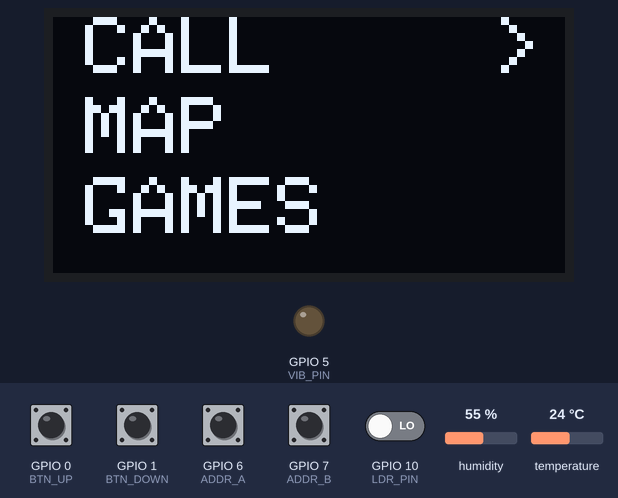
Recording of a sketch running on a simulated ESP32-S3. On the bench: 128×64 one-colour display, output pins drawn as LEDs (lit = HIGH). The inputs (shaded band) are chosen by the test bench; at power-on: GPIO 1 (BTN_DOWN), GPIO 6 (ADDR_A), GPIO 7 (ADDR_B) HIGH, GPIO 0 (BTN_UP), GPIO 10 (LDR_PIN) LOW, humidity 55 %, temperature 24 °C. Random numbers use the default seed unless the sketch sets one.

Above: at 2.7 s.
2.8 s: GPIO 7 (ADDR_B) pulled LOW for 1 s
At 2.99 s:
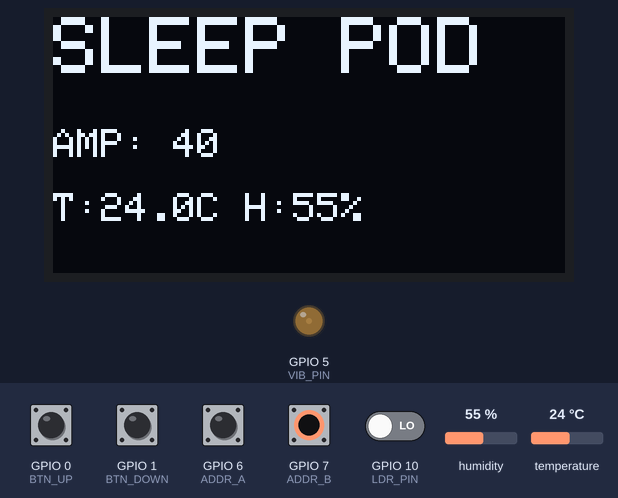
5.3 s: GPIO 6 (ADDR_A) pulled LOW for 0.15 s
At 5.42 s:
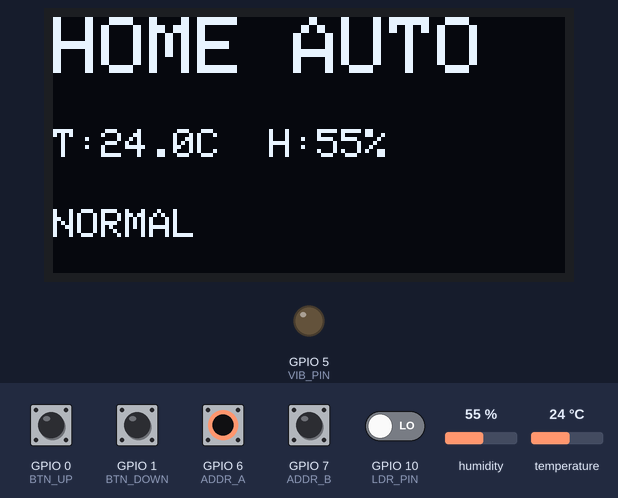
6.9 s: GPIO 0 (BTN_UP) pulled HIGH for 0.15 s
At 7.6 s:
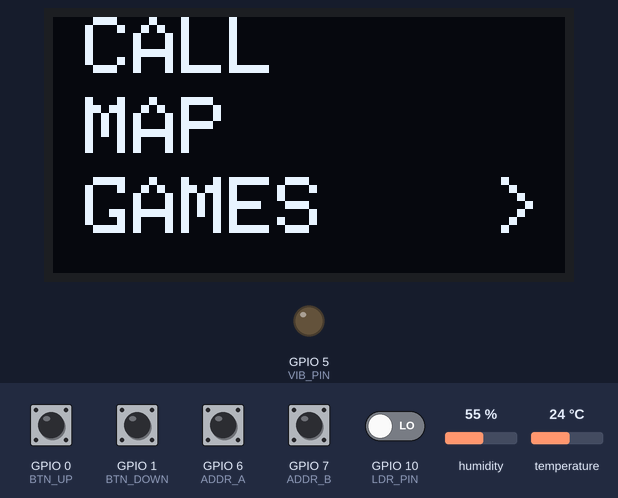
8.5 s: GPIO 1 (BTN_DOWN) pulled LOW for 1 s
At 10.0 s:
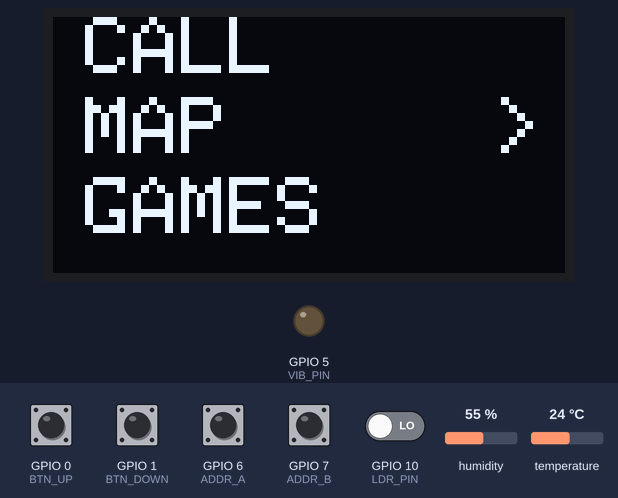
11.0 s: GPIO 7 (ADDR_B) pulled LOW for 0.15 s
12.6 s: GPIO 0 (BTN_UP) pulled HIGH for 1 s
At 12.74 s:
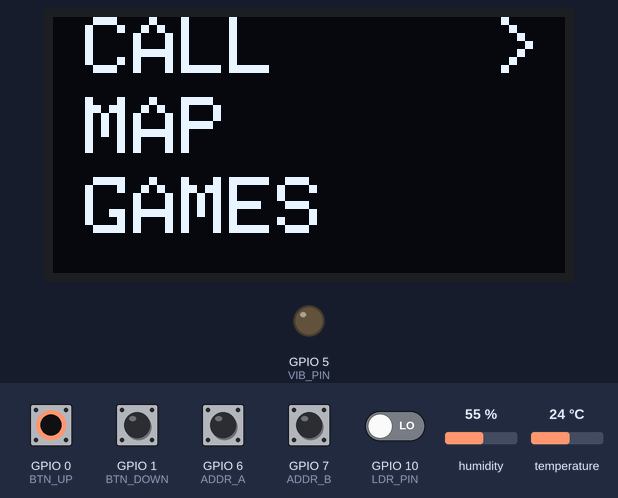
Timing chart, 0 to 15.6 s (numbered marks = the images above; inputs shaded):
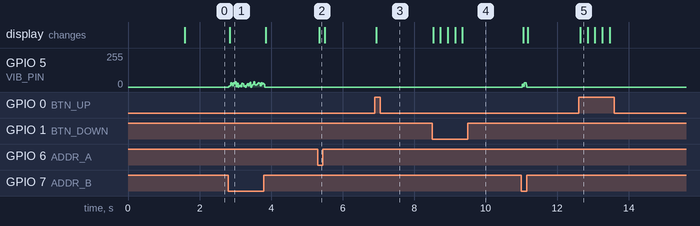

The sketch:

DOCK32.ino
```cpp
#include <Wire.h>
#include <Adafruit_GFX.h>
#include <Adafruit_SSD1306.h>
#include <DHT.h>

// ================= OLED =================
#define SCREEN_WIDTH 128
#define SCREEN_HEIGHT 64
#define OLED_ADDR 0x3C
#define SDA_PIN 8
#define SCL_PIN 9

Adafruit_SSD1306 display(SCREEN_WIDTH, SCREEN_HEIGHT, &Wire, -1);

// ================= BUTTONS =================
#define BTN_UP      0   // INPUT_PULLDOWN → HIGH
#define BTN_DOWN    1   // INPUT_PULLUP → LOW
#define BTN_SELECT  2   // INPUT_PULLUP → LOW (reserved)

// ================= ADDRESS PINS =================
#define ADDR_A 6   // NEW LOGIC
#define ADDR_B 7

// ================= SHARED SENSOR PINS =================
#define DHTPIN   3
#define VIB_PIN  5
#define LDR_PIN  10   // DIGITAL LDR

// ================= BUZZER =================
#define BUZZER_1 5
#define PWM_FREQ 200
#define PWM_RES 8

// ================= MODES =================
enum Mode {
  MODE_MENU,
  MODE_SLEEP_POD,
  MODE_HOME_AUTO
};

Mode currentMode = MODE_MENU;

// ================= DHT =================
#define DHTTYPE DHT22
DHT* dht = nullptr;

float temperature = 0;
float humidity = 0;

// ================= SLEEP POD =================
int noiseAmplitude = 40;

// ================= HOME AUTO =================
bool vibrationDetected = false;
bool isDark = false;
bool windStorm = false;

// ================= MENU =================
const char* menuItems[] = {
  "CALL",
  "MAP",
  "GAMES"
};
const int menuCount = 3;
int selectedIndex = 0;

// ================= TIMING =================
unsigned long lastButtonTime = 0;
unsigned long lastSensorTime = 0;
unsigned long lastNoiseTime = 0;
const unsigned long debounceDelay = 200;

// ================= SPLASH =================
void showSplash(const char* text) {
  display.clearDisplay();
  display.setTextSize(2);
  display.setTextColor(SSD1306_WHITE);
  display.setCursor(20, 24);
  display.print(text);
  display.display();
  delay(1500);
}

// ================= MODE MANAGEMENT =================
void stopAllPeripherals() {
  ledcWrite(BUZZER_1, 0);
  if (dht) {
    delete dht;
    dht = nullptr;
  }
}

void enterSleepPod() {
  stopAllPeripherals();
  dht = new DHT(DHTPIN, DHTTYPE);
  dht->begin();
  ledcAttach(BUZZER_1, PWM_FREQ, PWM_RES);
  currentMode = MODE_SLEEP_POD;
}

void enterHomeAuto() {
  stopAllPeripherals();
  dht = new DHT(DHTPIN, DHTTYPE);
  dht->begin();
  pinMode(VIB_PIN, INPUT);
  pinMode(LDR_PIN, INPUT);
  currentMode = MODE_HOME_AUTO;
}

void enterMenu() {
  stopAllPeripherals();
  currentMode = MODE_MENU;
}

// ================= ADDRESS CHECK =================
void checkAddressPins() {
  bool a = digitalRead(ADDR_A);
  bool b = digitalRead(ADDR_B);

  if (a == HIGH && b == LOW) {
    if (currentMode != MODE_SLEEP_POD) enterSleepPod();
  }
  else if (a == LOW && b == HIGH) {
    if (currentMode != MODE_HOME_AUTO) enterHomeAuto();
  }
  else {
    if (currentMode != MODE_MENU) enterMenu();
  }
}

// ================= MENU =================
void drawMenu() {
  display.clearDisplay();
  display.setTextSize(2);

  for (int i = 0; i < menuCount; i++) {
    display.setCursor(8, i * 20);
    display.print(menuItems[i]);
    if (i == selectedIndex) {
      display.setCursor(110, i * 20);
      display.print(">");
    }
  }
  display.display();
}

// ================= SLEEP POD =================
void drawSleepPod() {
  display.clearDisplay();
  display.setTextSize(2);
  display.setCursor(0, 0);
  display.print("SLEEP POD");

  display.setTextSize(1);
  display.setCursor(0, 28);
  display.print("AMP: ");
  display.print(noiseAmplitude);

  display.setCursor(0, 44);
  display.print("T:");
  display.print(temperature, 1);
  display.print("C H:");
  display.print(humidity, 0);
  display.print("%");

  display.display();
}

// ================= HOME AUTO =================
void drawHomeAuto() {
  display.clearDisplay();
  display.setTextSize(2);
  display.setCursor(0, 0);
  display.print("HOME AUTO");

  display.setTextSize(1);
  display.setCursor(0, 28);
  display.print("T:");
  display.print(temperature, 1);
  display.print("C  H:");
  display.print(humidity, 0);
  display.print("%");

  display.setCursor(0, 48);
  display.print(windStorm ? "WIND STORM!" : "NORMAL");

  display.display();
}

// ================= BUTTON HANDLER =================
void handleButtons() {
  if (currentMode != MODE_MENU) return;
  if (millis() - lastButtonTime < debounceDelay) return;

  if (digitalRead(BTN_UP) == HIGH) {
    selectedIndex = (selectedIndex - 1 + menuCount) % menuCount;
    lastButtonTime = millis();
  }
  if (digitalRead(BTN_DOWN) == LOW) {
    selectedIndex = (selectedIndex + 1) % menuCount;
    lastButtonTime = millis();
  }
}

// ================= UPDATES =================
void updateSensors() {
  if (!dht || millis() - lastSensorTime < 2000) return;

  temperature = dht->readTemperature();
  humidity = dht->readHumidity();

  if (currentMode == MODE_HOME_AUTO) {
    vibrationDetected = digitalRead(VIB_PIN);
    isDark = (digitalRead(LDR_PIN) == LOW);
    windStorm = vibrationDetected && isDark;
  }

  lastSensorTime = millis();
}

void updateWhiteNoise() {
  if (currentMode == MODE_SLEEP_POD && millis() - lastNoiseTime > 5) {
    int duty = random(0, noiseAmplitude);
    ledcWrite(BUZZER_1, duty);
    lastNoiseTime = millis();
  }
}

// ================= SETUP =================
void setup() {
  pinMode(BTN_UP, INPUT_PULLDOWN);
  pinMode(BTN_DOWN, INPUT_PULLUP);
  pinMode(BTN_SELECT, INPUT_PULLUP);

  pinMode(ADDR_A, INPUT_PULLUP);
  pinMode(ADDR_B, INPUT_PULLUP);

  Wire.begin(SDA_PIN, SCL_PIN);
  display.begin(SSD1306_SWITCHCAPVCC, OLED_ADDR);

  showSplash("DOCK32");
}

// ================= LOOP =================
void loop() {
  checkAddressPins();
  handleButtons();
  updateSensors();
  updateWhiteNoise();

  if (currentMode == MODE_MENU) drawMenu();
  else if (currentMode == MODE_SLEEP_POD) drawSleepPod();
  else if (currentMode == MODE_HOME_AUTO) drawHomeAuto();
}
```

Measured:
- after the input at 2.8 s, the display: changes after 0.05 s (image 1)
- after the input at 5.3 s, the display: changes at once (image 2)
- after the input at 6.9 s, the display: changes at once (image 3)
- after the input at 8.5 s, the display: first changes at once (image 4 shows a later state)
- after the input at 12.6 s, the display: changes at once (image 5)
